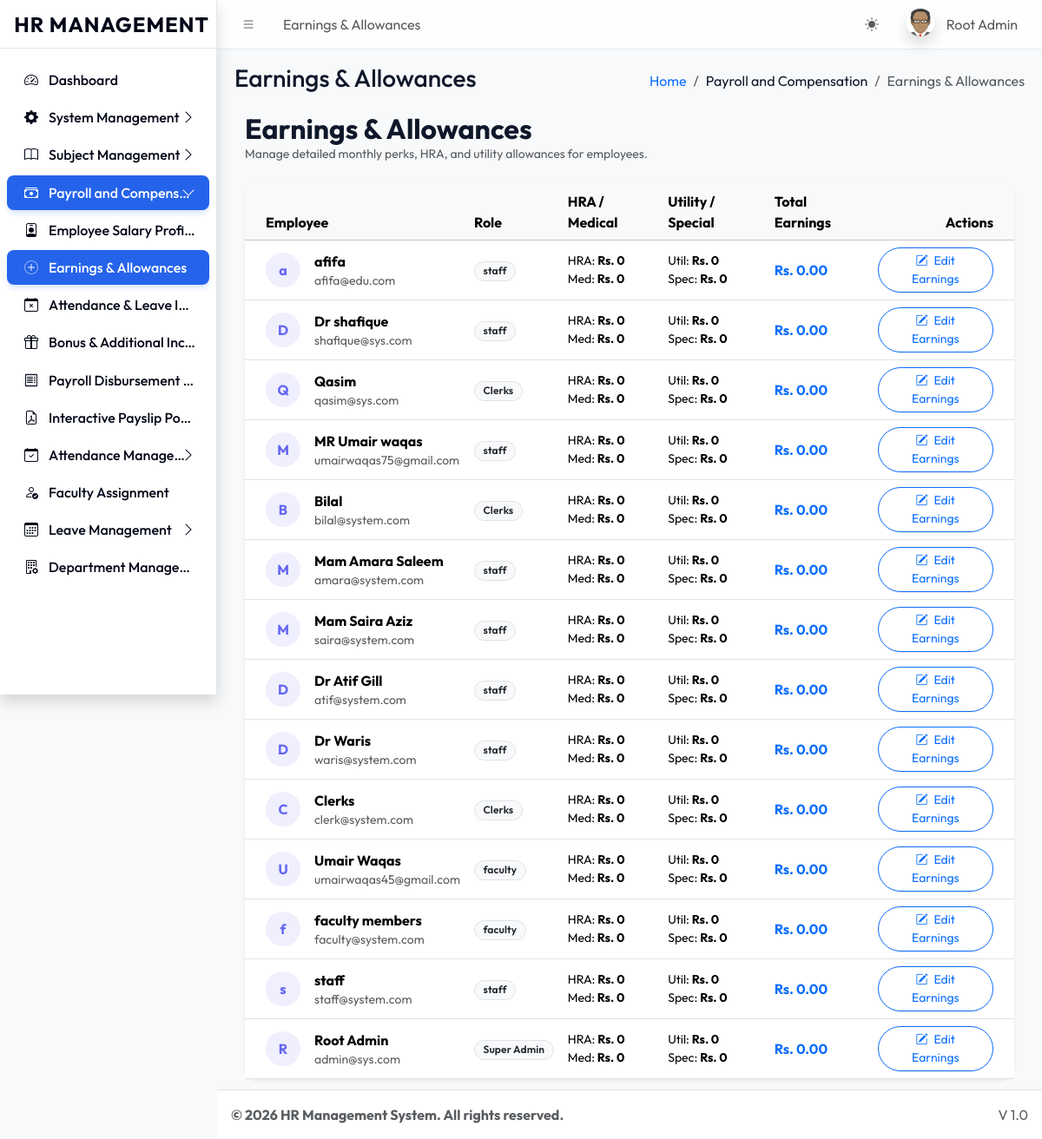
Screenshot of /dashboards/super_admin/earnings_allowances.php (signed in) with the database file from the repository.
### tables this page shows
CREATE TABLE `sys_pages` (
  `id` int(11) NOT NULL,
  `parent_id` int(11) DEFAULT 0,
  `page_name` varchar(100) NOT NULL,
  `page_url` varchar(255) DEFAULT '#',
  `icon_class` varchar(50) DEFAULT 'bi bi-circle',
  `sort_order` int(11) DEFAULT 0
);

CREATE TABLE `users` (
  `id` int(11) NOT NULL,
  `name` varchar(100) NOT NULL,
  `email` varchar(100) NOT NULL,
  `password` varchar(255) NOT NULL,
  `role` varchar(50) NOT NULL,
  `identity_no` varchar(50) DEFAULT NULL,
  `registration_no` varchar(50) DEFAULT NULL,
  `is_active` tinyint(1) DEFAULT 1,
  `department_id` int(11) DEFAULT NULL,
  `biometric_id` varchar(100) DEFAULT NULL
);

CREATE TABLE `sys_roles` (
  `id` int(11) NOT NULL,
  `role_name` varchar(50) NOT NULL,
  `role_key` varchar(50) NOT NULL,
  `is_system_role` tinyint(1) DEFAULT 0 COMMENT '1=Cannot Delete',
  `is_suspended` tinyint(1) DEFAULT 0
);

### dashboards/super_admin/earnings_allowances.php (the view, shortened to what this page needs)
<?php
require_once '../../core/db.php';
require_once '../../includes/header.php';
$query = "SELECT u.id, u.name, u.email, r.role_name, e.hra, e.medical_allowance, e.utility_allowance, e.special_allowance, e.bonus, e.other_earnings, e.total_allowances
          FROM users u
          JOIN sys_roles r ON u.role = r.role_key
          LEFT JOIN employee_earnings_allowances e ON u.id = e.user_id
          ORDER BY u.id DESC";
$usersList = $pdo->query($query)->fetchAll();
?>
<div class="container-fluid">
    <div class="d-flex justify-content-between align-items-center mb-4">
        <div>
            <h2 class="fw-bold mb-0">Earnings & Allowances</h2>
            <p class="text-muted small mb-0">Manage detailed monthly perks, HRA, and utility allowances for employees.</p>
        </div>
    </div>
    <div class="card border-0 shadow-sm">
        <div class="card-body p-0">
            <div class="table-responsive">
                <table class="table table-hover align-middle mb-0">
                    <thead class="table-light">
                        <tr>
                            <th class="ps-4">Employee</th>
                            <th>Role</th>
                            <th>HRA / Medical</th>
                            <th>Utility / Special</th>
                            <th>Total Earnings</th>
                            <th class="text-end pe-4">Actions</th>
                        </tr>
                    </thead>
                    <tbody>
                        <?php foreach($usersList as $u): ?>
                        <tr>
                            <td class="ps-4">
                                <div class="d-flex align-items-center">
                                    <div class="avatar-circle-sm me-3 bg-indigo-subtle text-indigo fw-bold">
                                        <?= substr($u['name'], 0, 1) ?>
                                    </div>
                                    <div>
                                        <div class="fw-bold"><?= htmlspecialchars($u['name']) ?></div>
                                        <div class="text-muted small"><?= htmlspecialchars($u['email']) ?></div>
                                    </div>
                                </div>
                            </td>
                            <td><span class="badge bg-light text-dark border rounded-pill"><?= htmlspecialchars($u['role_name']) ?></span></td>
                            <td>
                                <div class="small">HRA: <span class="fw-bold">Rs. <?= number_format($u['hra'] ?: 0, 0) ?></span></div>
                                <div class="small">Med: <span class="fw-bold">Rs. <?= number_format($u['medical_allowance'] ?: 0, 0) ?></span></div>
                            </td>
                            <td>
                                <div class="small">Util: <span class="fw-bold">Rs. <?= number_format($u['utility_allowance'] ?: 0, 0) ?></span></div>
                                <div class="small">Spec: <span class="fw-bold">Rs. <?= number_format($u['special_allowance'] ?: 0, 0) ?></span></div>
                            </td>
                            <td><div class="fw-bold text-primary">Rs. <?= number_format($u['total_allowances'] ?: 0, 2) ?></div></td>
                            <td class="text-end pe-4">
                                <button class="btn btn-sm btn-outline-primary rounded-pill px-3" onclick='editEarnings(<?= json_encode($u) ?>)'>
                                    <i class="bi bi-pencil-square me-1"></i> Edit Earnings
                                </button>
                            </td>
                        </tr>
                        <?php endforeach; ?>
                    </tbody>
                </table>
            </div>
        </div>
    </div>
</div>
<?php require_once '../../includes/footer.php'; ?>

### includes/header.php (shortened to what this page needs)
<?php
require_once __DIR__ . '/../core/session.php';
$current_url = substr($_SERVER['SCRIPT_NAME'], strlen('/universal/'));
$pageStmt = $pdo->prepare("SELECT * FROM sys_pages WHERE page_url LIKE ? LIMIT 1");
$pageStmt->execute(["%$current_url%"]);
$currentPageData = $pageStmt->fetch();
$pageTitle = $currentPageData['page_name'] ?? 'Dashboard';
$pageId = $currentPageData['id'] ?? 0;
$breadcrumbs = [];
if ($currentPageData) {
    $crumbId = $currentPageData['id'];
    while($crumbId != 0) {
        $crumbStmt = $pdo->prepare("SELECT id, parent_id, page_name, page_url FROM sys_pages WHERE id = ?");
        $crumbStmt->execute([$crumbId]);
        $crumb = $crumbStmt->fetch();
        array_unshift($breadcrumbs, $crumb);
        $crumbId = $crumb['parent_id'];
    }
}
?>
<!DOCTYPE html>
<html lang="en"> <head>
    <link rel="stylesheet" href="<?= BASE_URL ?>assets/css/bootstrap.min.css" />
    <link rel="stylesheet" href="<?= BASE_URL ?>assets/css/bootstrap-icons.css" />
    <link rel="stylesheet" href="<?= BASE_URL ?>assets/css/adminlte.min.css" />
    <link rel="stylesheet" href="<?= BASE_URL ?>assets/css/custom_theme.css" />
</head>
<body class="layout-fixed sidebar-expand-lg bg-body-tertiary">
<div class="app-wrapper">
    <nav class="app-header navbar navbar-expand bg-body">
        <div class="container-fluid">
            <ul class="navbar-nav">
                <li class="nav-item"> <a class="nav-link" data-lte-toggle="sidebar" href="#" role="button"><i class="bi bi-list"></i></a> </li>
                <li class="nav-item d-none d-md-block"> <a href="#" class="nav-link"><?= $pageTitle ?></a> </li>
            </ul>
            <ul class="navbar-nav ms-auto">
                 <li class="nav-item">
                    <button class="btn btn-link nav-link" id="theme-toggle" type="button">
                        <i class="bi bi-sun-fill" id="theme-icon"></i>
                    </button>
                </li>
                <li class="nav-item dropdown user-menu">
                    <a href="#" class="nav-link dropdown-toggle" data-bs-toggle="dropdown">
                        <img src="<?= !empty($_SESSION['avatar']) ? $_SESSION['avatar'] : BASE_URL.'assets/img/avatar.png' ?>" class="user-image rounded-circle shadow" alt="User Image">
                        <span class="d-none d-md-inline ms-1"><?= htmlspecialchars($_SESSION['name']) ?></span>
                    </a>
                </li>
            </ul>
        </div>
    </nav>
    <?php include 'sidebar.php'; ?>
    <main class="app-main">
        <div class="app-content-header">
            <div class="container-fluid">
                <div class="row">
                    <div class="col-sm-6"><h3 class="mb-0"><?= $pageTitle ?></h3></div>
                    <div class="col-sm-6">
                        <ol class="breadcrumb float-sm-end">
                            <li class="breadcrumb-item"><a href="<?= BASE_URL ?>">Home</a></li>
                            <?php foreach($breadcrumbs as $b): ?>
                                <li class="breadcrumb-item <?= ($b['id'] == $pageId) ? 'active' : '' ?>">
                                    <?= htmlspecialchars($b['page_name']) ?>
                                </li>
                            <?php endforeach; ?>
                        </ol>
                    </div>
                </div>
            </div>
        </div>
        <div class="app-content">
            <div class="container-fluid">

### includes/sidebar.php
<aside class="app-sidebar shadow">
    <div class="sidebar-brand text-center py-4">
        <a href="<?= BASE_URL ?>index.php" class="brand-link text-decoration-none">
            <span class="brand-text fw-bold fs-4 text-primary" style="letter-spacing: 1px;">HR MANAGEMENT</span>
        </a>
    </div>
    <div class="sidebar-wrapper">
        <nav class="mt-2">
            <ul class="nav sidebar-menu flex-column" data-lte-toggle="treeview" role="menu" data-accordion="false">
                <?php
                function renderMenu($pdo, $parentId = 0, $userRole, $currentPath)
                {
                    $sql = "
                        SELECT p.* FROM sys_pages p
                        JOIN role_access ra ON p.id = ra.page_id
                        WHERE p.parent_id = ? AND ra.role_key = ?
                        ORDER BY p.sort_order ASC
                    ";
                    $stmt = $pdo->prepare($sql);
                    $stmt->execute([$parentId, $userRole]);
                    $items = $stmt->fetchAll();
                    foreach ($items as $item) {
                        $itemUrl = str_replace('\\', '/', $item['page_url']);
                        $childSql = "
                            SELECT p.* FROM sys_pages p
                            JOIN role_access ra ON p.id = ra.page_id
                            WHERE p.parent_id = ? AND ra.role_key = ?
                            ORDER BY p.sort_order ASC
                        ";
                        $childStmt = $pdo->prepare($childSql);
                        $childStmt->execute([$item['id'], $userRole]);
                        $children = $childStmt->fetchAll();
                        $hasChildren = count($children) > 0;
                        $isActive = ($currentPath === $itemUrl && $itemUrl !== '#');
                        $isExpanded = false;
                        if ($hasChildren) {
                            foreach ($children as $child) {
                                if ($currentPath === str_replace('\\', '/', $child['page_url'])) {
                                    $isExpanded = true;
                                    break;
                                }
                            }
                        }
                        $itemClass = "nav-item";
                        if ($hasChildren && $isExpanded) $itemClass .= " menu-open";
                        $linkClass = "nav-link";
                        if ($isActive || ($hasChildren && $isExpanded)) $linkClass .= " active";
                        echo '<li class="' . $itemClass . '">';
                        echo '<a href="' . ($hasChildren ? '#' : BASE_URL . $itemUrl) . '" class="' . $linkClass . '">';
                        echo '<i class="nav-icon ' . ($item['icon_class'] ?: 'bi bi-circle') . '"></i>';
                        echo '<p>' . htmlspecialchars($item['page_name']);
                        if ($hasChildren) {
                            echo '<i class="nav-arrow bi bi-chevron-right"></i>';
                        }
                        echo '</p></a>';
                        if ($hasChildren) {
                            echo '<ul class="nav nav-treeview">';
                            foreach ($children as $child) {
                                $childUrl = str_replace('\\', '/', $child['page_url']);
                                $isChildActive = ($currentPath === $childUrl);
                                echo '<li class="nav-item">';
                                echo '<a href="' . BASE_URL . $childUrl . '" class="nav-link ' . ($isChildActive ? 'active' : '') . '">';
                                echo '<i class="nav-icon ' . ($child['icon_class'] ?: 'bi bi-circle') . '"></i>';
                                echo '<p>' . htmlspecialchars($child['page_name']) . '</p>';
                                echo '</a></li>';
                            }
                            echo '</ul>';
                        }
                        echo '</li>';
                    }
                }
                $currentPath = str_replace('\\', '/', substr($_SERVER['SCRIPT_NAME'], strlen('/universal/')));
                renderMenu($pdo, 0, $_SESSION['role'], $currentPath);
                ?>
            </ul>
        </nav>
    </div>
</aside>

### assets/css/custom_theme.css (style rules this page uses)
:root { --primary-cobalt: #2563eb; --primary-cobalt-dark: #1d4ed8; --slate-50: #f8fafc; --slate-100: #f1f5f9; --slate-200: #e2e8f0; --slate-500: #64748b; --slate-800: #1e293b; --slate-900: #0f172a; --slate-950: #020617; }
body { font-family: var(--theme-font, 'Outfit', sans-serif); background-color: var(--slate-50); color: var(--slate-900); -webkit-font-smoothing: antialiased; }
.app-sidebar { background-color: var(--theme-sidebar-bg, #ffffff) !important; background-image: none !important; border-right: 1px solid var(--theme-card-border, #e2e8f0) !important; }
.sidebar-brand { border-bottom: 1px solid var(--theme-card-border, #e2e8f0) !important; }
.app-sidebar .brand-text, .app-sidebar .nav-link, .app-sidebar .nav-icon, .app-sidebar .nav-arrow { color: var(--theme-sidebar-accent, #020617) !important; font-weight: 500; }
.sidebar-menu .nav-link.active { background-color: var(--theme-primary-color, #2563eb) !important; color: #ffffff !important; box-shadow: 0 4px 6px -1px rgba(37, 99, 235, 0.2); border-radius: 0.5rem; }
.sidebar-menu .nav-link.active .nav-icon, .sidebar-menu .nav-link.active .nav-arrow { color: #ffffff !important; }
.app-header { background-color: var(--theme-navbar-bg, #ffffff) !important; border-bottom: 1px solid var(--theme-card-border, #e2e8f0) !important; backdrop-filter: blur(8px); background-color: rgba(255, 255, 255, 0.8) !important; }
.card { border: 1px solid var(--theme-card-border, #e2e8f0); border-radius: 1rem; box-shadow: 0 1px 3px 0 rgba(0, 0, 0, 0.05); background-color: #ffffff; }
.badge { padding: 0.4em 0.8em; font-weight: 600; letter-spacing: 0.01em; }

### dashboards/super_admin/earnings_allowances.php (style rules this page uses)
.avatar-circle-sm { width: 40px; height: 40px; border-radius: 50%; display: flex; align-items: center; justify-content: center; }
.bg-indigo-subtle { background-color: rgba(99, 102, 241, 0.1) !important; }
.text-indigo { color: #6366f1 !important; }

### rows the page displays
sys_pages: page_name "Earnings & Allowances"
sys_pages: page_name "Dashboard"
sys_pages: page_name "System Management"
sys_pages: page_name "Subject Management"
sys_pages: page_name "Payroll and Compens…", page_name "Payroll and Compensation"
sys_pages: page_name "Employee Salary Profi…"
sys_pages: page_name "Attendance & Leave I…"
sys_pages: page_name "Bonus & Additional Inc…"
sys_pages: page_name "Payroll Disbursement…"
sys_pages: page_name "Interactive Payslip Po…"
sys_pages: page_name "Attendance Manage…"
sys_pages: page_name "Faculty Assignment"
sys_pages: page_name "Leave Management"
sys_pages: page_name "Department Manage…"
users: name "a", name "afifa", email "afifa@edu.com", sys_roles.role_name "staff", hra "0", medical_allowance "0", utility_allowance "0", special_allowance "0", total_allowances "0.00"
users: name "D", name "Dr shafique", email "shafique@sys.com", sys_roles.role_name "staff", hra "0", medical_allowance "0", utility_allowance "0", special_allowance "0", total_allowances "0.00"
users: name "Q", name "Qasim", email "qasim@sys.com", sys_roles.role_name "Clerks", hra "0", medical_allowance "0", utility_allowance "0", special_allowance "0", total_allowances "0.00"
users: name "M", name "MR Umair waqas", email "umairwaqas75@gmail.com", sys_roles.role_name "staff", hra "0", medical_allowance "0", utility_allowance "0", special_allowance "0", total_allowances "0.00"
users: name "B", name "Bilal", email "bilal@system.com", sys_roles.role_name "Clerks", hra "0", medical_allowance "0", utility_allowance "0", special_allowance "0", total_allowances "0.00"
users: name "M", name "Mam Amara Saleem", email "amara@system.com", sys_roles.role_name "staff", hra "0", medical_allowance "0", utility_allowance "0", special_allowance "0", total_allowances "0.00"
users: name "M", name "Mam Saira Aziz", email "saira@system.com", sys_roles.role_name "staff", hra "0", medical_allowance "0", utility_allowance "0", special_allowance "0", total_allowances "0.00"
users: name "D", name "Dr Atif Gill", email "atif@system.com", sys_roles.role_name "staff", hra "0", medical_allowance "0", utility_allowance "0", special_allowance "0", total_allowances "0.00"
users: name "D", name "Dr Waris", email "waris@system.com", sys_roles.role_name "staff", hra "0", medical_allowance "0", utility_allowance "0", special_allowance "0", total_allowances "0.00"
users: name "C", name "Clerks", email "clerk@system.com", sys_roles.role_name "Clerks", hra "0", medical_allowance "0", utility_allowance "0", special_allowance "0", total_allowances "0.00"
users: name "U", name "Umair Waqas", email "umairwaqas45@gmail.com", sys_roles.role_name "faculty", hra "0", medical_allowance "0", utility_allowance "0", special_allowance "0", total_allowances "0.00"
users: name "f", name "faculty members", email "faculty@system.com", sys_roles.role_name "faculty", hra "0", medical_allowance "0", utility_allowance "0", special_allowance "0", total_allowances "0.00"
users: name "s", name "staff", email "staff@system.com", sys_roles.role_name "staff", hra "0", medical_allowance "0", utility_allowance "0", special_allowance "0", total_allowances "0.00"
users: name "R", name "Root Admin", email "admin@sys.com", sys_roles.role_name "Super Admin", hra "0", medical_allowance "0", utility_allowance "0", special_allowance "0", total_allowances "0.00"

### other values shown
$_SESSION['name'] "Root Admin"
$settings['footer_text'] "© 2026 HR Management System. All rights reserved."
